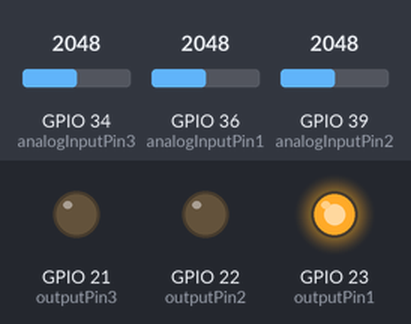
A sketch run on a simulated ESP32. Parts: output pins drawn as LEDs (lit = HIGH). The test bench sets the inputs (shaded band); at power-on: GPIO 34 (analogInputPin3) = 2048, GPIO 36 (analogInputPin1) = 2048, GPIO 39 (analogInputPin2) = 2048. WiFi joins after 1.5 s; servers stay silent unless stated; what the sketch prints to the serial monitor is not drawn.

Above: at 2.7 s.
2.8 s: GPIO 34 (analogInputPin3) set to 2163
At 4.5 s:
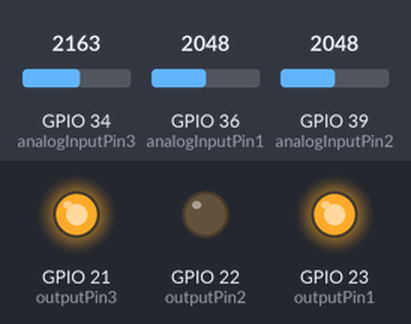
5.0 s: GPIO 36 (analogInputPin1) set to 704
6.7 s: GPIO 36 (analogInputPin1) set to 619
At 7.8 s:
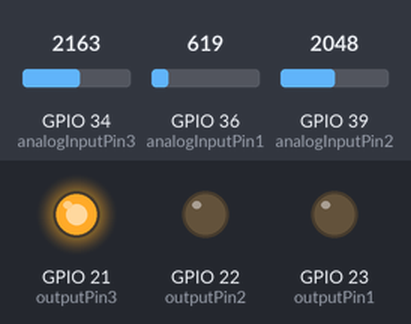
9.0 s: GPIO 39 (analogInputPin2) set to 373
10.7 s: GPIO 39 (analogInputPin2) set to 311
At 12.2 s:
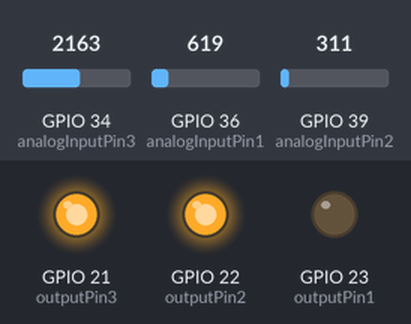
13.0 s: GPIO 34 (analogInputPin3) set to 2060
At 13.8 s:
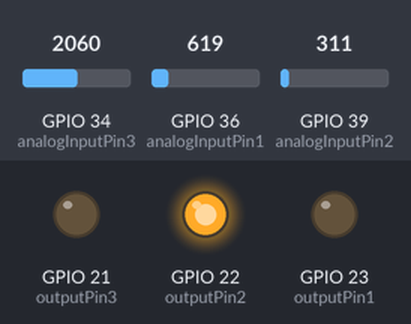
Timing chart, 0 to 16.0 s (numbered marks = the images above; inputs shaded):
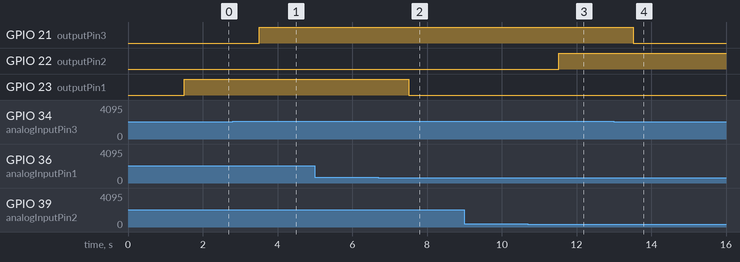

Measured:
- the behaviour switches between 2099 and 2100 on GPIO 34 (analogInputPin3) (found by bisection; images 0 and 1)
- the behaviour switches between 650 and 649 on GPIO 36 (analogInputPin1) (found by bisection; images 1 and 2)
- the behaviour switches between 341 and 340 on GPIO 39 (analogInputPin2) (found by bisection; images 2 and 3)
- after the input at 2.8 s, GPIO 21 (outputPin3): LOW → HIGH after 0.71 s
- after the input at 5.0 s, every drawn part: stays the same
- after the input at 6.7 s, GPIO 23 (outputPin1): HIGH → LOW after 0.81 s
- after the input at 9.0 s, every drawn part: stays the same
- after the input at 10.7 s, GPIO 22 (outputPin2): LOW → HIGH after 0.82 s
- after the input at 13.0 s, GPIO 21 (outputPin3): HIGH → LOW after 0.52 s

The sketch:

ESP32_Sketch_Sensor_Card.ino
```cpp
// =======================Khai báo thư viện===========================
#include <WiFiMulti.h>
#include <esp_now.h>

WiFiMulti wifiMulti;

// REPLACE WITH YOUR RECEIVER MAC Address địa chỉ của người nhận
uint8_t broadcastAddress[] = {0xFC, 0xB4, 0x67, 0x92, 0x5C, 0x1C};

// ========================khai báo pinout==========================
///////////////////////////////////////////////////////////
const int analogInputPin1 = 36;
const int analogInputPin2 = 39;
const int analogInputPin3 = 34;

const int outputPin1 = 23;
const int outputPin2 = 22;
const int outputPin3 = 21;


// ================dữ liệu gửi đi====================
typedef struct struct_message {
  int id;
  int analogValue1;
  int analogValue2;
  int analogValue3;
} struct_message;

// Khai báo cấu trúc để lưu giữ dữ liệu gửi đi
struct_message myData;
esp_now_peer_info_t peerInfo;

void OnDataSent(const uint8_t *mac_addr, esp_now_send_status_t status) {
  Serial.print("\r\nLast Packet Send Status:\t"); // trạng thái gửi gói cuối cùng
  Serial.println(status == ESP_NOW_SEND_SUCCESS ? "Delivery Success" : "Delivery Fail"); //
}
// ==========================setup=============================
void setup() {
  Serial.begin(115200);

  // Khởi tạo WiFiMulti và thêm các mạng
  wifiMulti.addAP("Nang Luong Xanh", "nangluongxanh360");
  wifiMulti.addAP("SSID2", "password2");

  // Chờ kết nối WiFi thành công
  Serial.println("Connecting to WiFi...");
  while (wifiMulti.run() != WL_CONNECTED) {
    Serial.print(".");
    delay(100);
  }
  Serial.println("\nConnected to WiFi");

  // Chế độ WiFi là STA để sử dụng ESP-NOW
  WiFi.mode(WIFI_STA);

  // Khởi tạo ESP-NOW
  if (esp_now_init() != ESP_OK) {
    Serial.println("Error initializing ESP-NOW");
    return;
  }

  // Đăng ký callback
  esp_now_register_send_cb(OnDataSent);

  // Thêm thiết bị nhận vào danh sách peers
  memcpy(peerInfo.peer_addr, broadcastAddress, 6);
  peerInfo.channel = 0;
  peerInfo.encrypt = false;

  if (esp_now_add_peer(&peerInfo) != ESP_OK) {
    Serial.println("Failed to add peer");
    return;
  }

  pinMode(outputPin1, OUTPUT);
  pinMode(outputPin2, OUTPUT);
  pinMode(outputPin3, OUTPUT);

}
//===========================vòng loop=============================
void loop() {
  //--------id---------
  myData.id = 2;

  // ----------khai bao bien--------------------
  int analogValue1 = analogRead(analogInputPin1);
  int analogValue2 = analogRead(analogInputPin2);
  int analogValue3 = analogRead(analogInputPin3);

  // Condition 1
  if (analogValue1 >= 650) {
    digitalWrite(outputPin1, HIGH);
  } else {
    digitalWrite(outputPin1, LOW);
  }

  // Condition 2
  if (analogValue2 <= 340) {
    digitalWrite(outputPin2, HIGH);
  } else {
    digitalWrite(outputPin2, LOW);
  }

  // Condition 3
  if (analogValue3 >= 2100) {
    digitalWrite(outputPin3, HIGH);
  } else {
    digitalWrite(outputPin3, LOW);
  }


  Serial.print("Analog Input 1: ");
  Serial.println();
  Serial.print("Analog Input 2: ");
  Serial.println(myData.analogValue2);
  Serial.print("Analog Input 3: ");
  Serial.println(myData.analogValue3);

  // gửi thông điệp qua ESP-NOW
  esp_err_t result = esp_now_send(broadcastAddress, (uint8_t *) &myData, sizeof(myData));
  if (result == ESP_OK) {
    Serial.println("Sent with success");
  } else {
    Serial.println("Error sending the data");
  }

  delay(1000);
}
```
